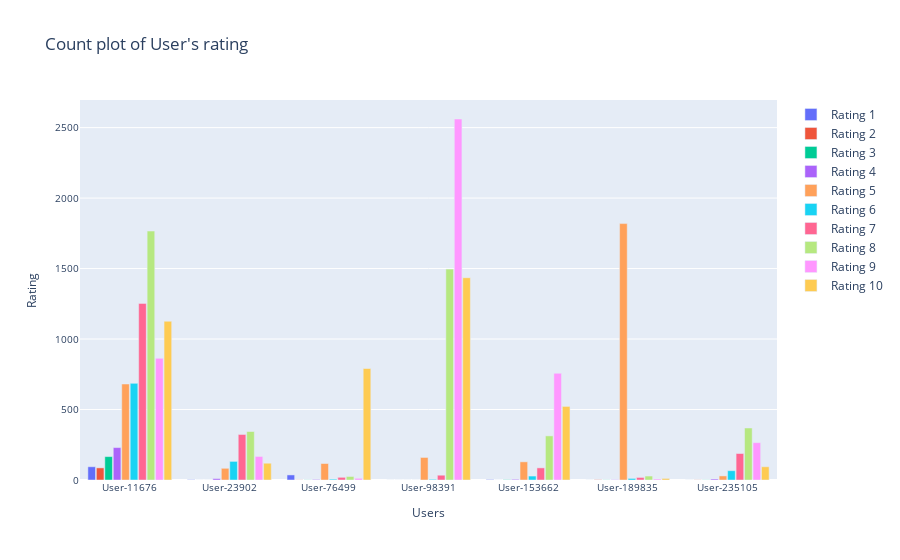

Notebook source saved alongside this figure:
### Markdown cell above
### Plotting Count plot of Users who gave more ratings

### Code cell
def top_users(users=5):
    top_users = temp_df['User-ID'].value_counts().index[:users]
    user_df = temp_df['User-ID'].apply(lambda x:x in top_users) #checks whether the user is in top_users list
    user_df = temp_df[user_df] #taking df of only top users
    groupby = user_df.groupby(['Book-Rating','User-ID']).size().unstack().fillna(0) #making a pivot with rating as index and user as columns
    
    fig = go.Figure()
    x = ['User-'+x for x in groupby.columns.astype(str)]

    for i in groupby.index:
        fig.add_trace(go.Bar(x=x,
                             y=groupby.loc[i,:].values,
                             name = f'Rating {i}'))

    fig.update_layout(
        title="Count plot of User's rating",
        xaxis=dict(title='Users',
                   titlefont_size=12,
                   tickfont_size=10),
        yaxis=dict(title='Rating',
                   titlefont_size=12,
                   tickfont_size=10),
        barmode='group',
        bargap=0.15, # gap between bars of adjacent location coordinates.
        bargroupgap=0.1 # gap between bars of the same location coordinate.
    )
    fig.show()

top_users(users=7)

### Figure 1 — Plotly figure (JSON) as saved in the notebook; plotly's stock layout.template omitted (floating-point values rounded to 4 significant figures)
{"data": [{"name": "Rating 1", "type": "bar", "x": ["User-11676", "User-23902", "User-76499", "User-98391", "User-153662", "User-189835", "User-235105"], "y": [94, 2, 36, 0, 3, 0, 0]}, {"name": "Rating 2", "type": "bar", "x": ["User-11676", "User-23902", "User-76499", "User-98391", "User-153662", "User-189835", "User-235105"], "y": [86, 0, 1, 0, 0, 2, 1]}, {"name": "Rating 3", "type": "bar", "x": ["User-11676", "User-23902", "User-76499", "User-98391", "User-153662", "User-189835", "User-235105"], "y": [166, 0, 1, 0, 2, 1, 1]}, {"name": "Rating 4", "type": "bar", "x": ["User-11676", "User-23902", "User-76499", "User-98391", "User-153662", "User-189835", "User-235105"], "y": [230, 10, 4, 0, 5, 2, 7]}, {"name": "Rating 5", "type": "bar", "x": ["User-11676", "User-23902", "User-76499", "User-98391", "User-153662", "User-189835", "User-235105"], "y": [681, 83, 117, 160, 129, 1819, 29]}, {"name": "Rating 6", "type": "bar", "x": ["User-11676", "User-23902", "User-76499", "User-98391", "User-153662", "User-189835", "User-235105"], "y": [686, 132, 6, 5, 28, 11, 66]}, {"name": "Rating 7", "type": "bar", "x": ["User-11676", "User-23902", "User-76499", "User-98391", "User-153662", "User-189835", "User-235105"], "y": [1253, 323, 19, 34, 86, 18, 188]}, {"name": "Rating 8", "type": "bar", "x": ["User-11676", "User-23902", "User-76499", "User-98391", "User-153662", "User-189835", "User-235105"], "y": [1766, 344, 25, 1496, 313, 28, 369]}, {"name": "Rating 9", "type": "bar", "x": ["User-11676", "User-23902", "User-76499", "User-98391", "User-153662", "User-189835", "User-235105"], "y": [863, 167, 12, 2561, 757, 7, 265]}, {"name": "Rating 10", "type": "bar", "x": ["User-11676", "User-23902", "User-76499", "User-98391", "User-153662", "User-189835", "User-235105"], "y": [1126, 119, 791, 1435, 522, 11, 94]}], "layout": {"bargap": 0.15, "bargroupgap": 0.1, "barmode": "group", "title": {"text": "Count plot of User's rating"}, "xaxis": {"tickfont": {"size": 10}, "title": {"font": {"size": 12}, "text": "Users"}}, "yaxis": {"tickfont": {"size": 10}, "title": {"font": {"size": 12}, "text": "Rating"}}}}
